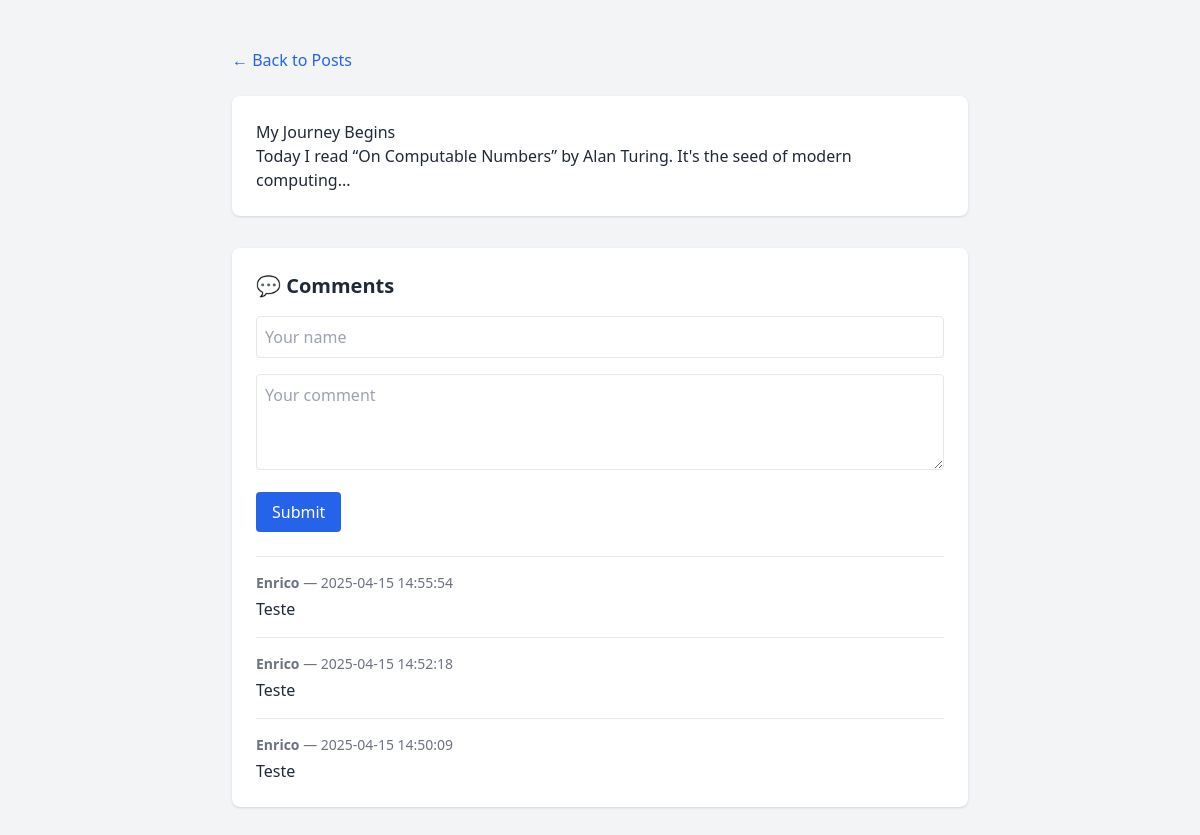
Screenshot of /post/first-post with the database file from the repository.
### tables this page shows
CREATE TABLE comments (
                    id INTEGER PRIMARY KEY AUTOINCREMENT,
                    slug TEXT NOT NULL,
                    author TEXT NOT NULL,
                    body TEXT NOT NULL,
                    created_at TIMESTAMP DEFAULT CURRENT_TIMESTAMP
                 );

### app.py (the view)
@app.route("/post/<slug>", methods=["GET", "POST"])
def post(slug):
    if request.method == "POST":
        author = request.form.get("author")
        body = request.form.get("body")
        if author and body:
            add_comment(slug, author, body)
            return redirect(url_for("post", slug=slug))
    content = render_markdown_post(slug)
    comments = get_comments(slug)
    print(f"DEBUG - comments for {slug}: {comments}")  # <- Aqui está o print de debug
    return render_template("post.html", content=content, slug=slug, comments=comments)

### app.py (called while the page is built)
def render_markdown_post(slug):
    path = os.path.join(POSTS_DIR, f"{slug}.md")
    if not os.path.exists(path):
        abort(404)
    with open(path, 'r', encoding='utf-8') as f:
        html = markdown.markdown(f.read(), extensions=['fenced_code'])
    return html

def get_comments(slug):
    conn = sqlite3.connect(DB_PATH)
    c = conn.cursor()
    c.execute("SELECT author, body, created_at FROM comments WHERE slug = ? ORDER BY created_at DESC", (slug,))
    comments = c.fetchall()
    conn.close()
    return comments

### templates/post.html (shortened to what this page needs)
<!DOCTYPE html>
<html lang="en">
<head>
  <script src="https://cdn.tailwindcss.com"></script>
</head>
<body class="bg-gray-100 text-gray-800 font-sans">
  <div class="max-w-3xl mx-auto px-4 py-12">
    <a href="/" class="text-blue-600 hover:underline mb-6 inline-block">← Back to Posts</a>
    <article class="prose prose-lg max-w-none bg-white p-6 rounded-lg shadow mb-8">
      {{ content|safe }}
    </article>
    <section class="bg-white p-6 rounded-lg shadow">
      <h2 class="text-xl font-bold mb-4">💬 Comments</h2>
      <form method="post" class="mb-6 space-y-4">
        <input type="text" name="author" placeholder="Your name" class="w-full p-2 border rounded" required>
        <textarea name="body" placeholder="Your comment" class="w-full p-2 border rounded h-24" required></textarea>
        <button type="submit" class="bg-blue-600 text-white px-4 py-2 rounded hover:bg-blue-700">Submit</button>
      </form>
      {% for author, body, created_at in comments %}
        <div class="border-t pt-4 mt-4">
          <p class="text-sm text-gray-500">
            <strong>{{ author }}</strong> — {{ created_at }}
          </p>
          <p class="mt-1">{{ body }}</p>
        </div>
      {% else %}
        <p class="text-gray-500">No comments yet.</p>
      {% endfor %}
    </section>
  </div>
</body>
</html>

### rows the page displays
comments: author "Enrico", created_at "2025-04-15 14:55:54", body "Teste"
comments: author "Enrico", created_at "2025-04-15 14:52:18", body "Teste"
comments: author "Enrico", created_at "2025-04-15 14:50:09", body "Teste"

### other values shown
{{ content|safe }} "My Journey Begins Today I read “On Computable Numbers” by Alan Turing. It's the seed of modern computing..."
